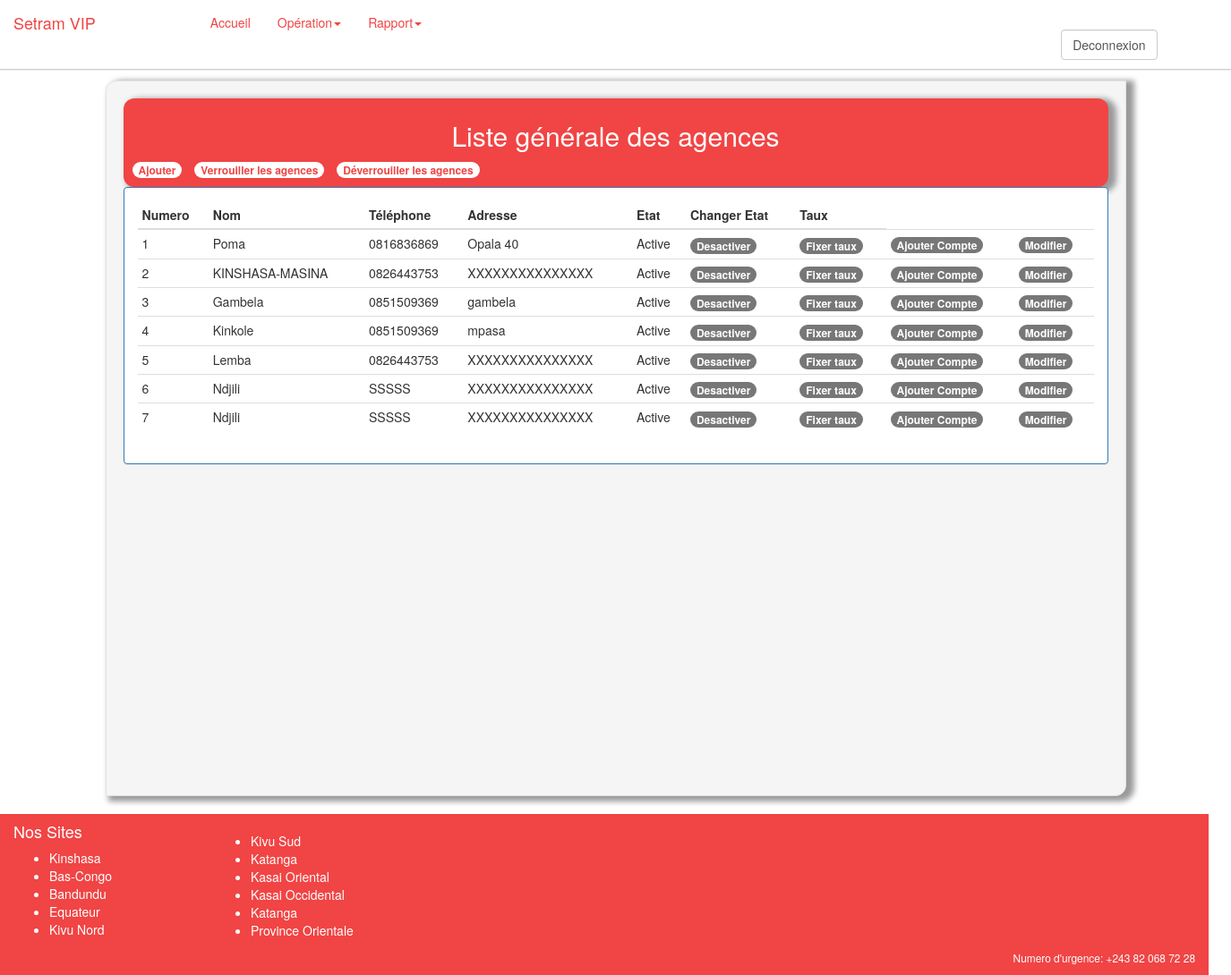
Screenshot of /ListeAgence.php (signed in) with the database file from the repository.
### tables this page shows
CREATE TABLE IF NOT EXISTS `agence` (
  `IdAgence` int(15) NOT NULL AUTO_INCREMENT,
  `NomAgence` varchar(25) NOT NULL,
  `AdresseAgence` text NOT NULL,
  `PhoneAgence` varchar(14) NOT NULL,
  `EtatAgence` int(1) NOT NULL,
  `IdPays` int(11) NOT NULL,
  PRIMARY KEY (`IdAgence`)
);

### codes/classes/ClassePlage.php (called while the page is built, shortened)
<?php
include_once("Dossiers_Config.php");
include_once($Dossier_Classes."/ClasseConnexion.php");
class plages{
						function fx_AfficheTarification(){
				            		$requete="select * from plage,monnaie where plage.CodeMonnaie=monnaie.CodeMonnaie AND plage.EtatPlage=1 order by plage.IdPlage";
										$conn=new connect();
										$resultat=$conn-> fx_lecture($requete);
										if ($resultat){
											return $resultat;
											} else{
												 return false;
										}
						}
}
?>

### codes/classes/ClasseConnexion.php (called while the page is built, shortened)
<?php
  class connect{
  private $username="root";
  private $mdp="root";
  private $dsn='mysql:host=localhost;dbname=setram_lastest';
  function fx_connexion(){
  try{
	     $this->ckx=new PDO($this->dsn,$this->username,$this->mdp, array( 1002 => 'SET NAMES utf8'));
		 $this->ckx->exec('SET NAMES utf8');
	   }
	   catch(PDOException $e){
	   die("erreur:".$e->getmessage());
	   erreur(ERR_OPERATION);
	   }
  }
  function fx_lecture($sql){
		  $this->resultat=$this->ckx->query($sql);
	   if($this->resultat){
  return $this->resultat;
   }
  }
  }
?>

### codes/controles/ControleAgence.php (called while the page is built, shortened)
<?php
include ("codes/classes/ClassePlage.php");
	$recherche=new agence();
	$resultat=$recherche->fx_ListeAgences();
	$rechercheTarif=new plages();
	$Result_Tarif=$rechercheTarif->fx_AfficheTarification();
?>

### codes/classes/ClasseAgence.php (called while the page is built, shortened)
<?php
include_once ("ClasseConnexion.php");
class agence{
		function fx_ListeAgences(){
			$requete="SELECT IdAgence,NomAgence,PhoneAgence,AdresseAgence,EtatAgence FROM agence";
			$conn=new connect();
			$Resultat=$conn -> fx_lecture($requete);
			if ($Resultat){
				return $Resultat;
			}else{
				return false;
			}
		}
}
?>

### ListeAgence.php (the view, shortened to what this page needs)
<?php
include("codes/controles/ControleAgence.php");
?>
<!DOCTYPE html>
<html lang="fr">
  <head>
    <link href="bootstrap/css/bootstrap.min.css" rel="stylesheet">
  </head>
  <body>
  <?php require_once("entete_page.php");
  ?>
    <div class="container">
    	<div class="col-md-12" style="padding-top:50px;">
    		<div class="row well" id="Paneau">
    			<div id="agences" >
	                <h2 style="text-align:center">  Liste générale des agences </h2>
	                <span style="padding-left:10px;"><a href="Agence.php" class="badge bg-primary" style="background-color: #ffffff; color:#f14444;">Ajouter</a></span>
	                <span style="padding-left:10px;"><a href="veille.php?pretat=veille" class=" badge bg-primary" style="background-color: #ffffff; color:#f14444;">Verrouiller les agences</a></span>
                	<span style="padding-left:10px;"><a href="veille.php?pretat=reveille" class=" badge bg-primary" style="background-color: #ffffff; color:#f14444;">Déverrouiller les agences</a></span>
	            </div>
	            <div class="panel panel-primary">
                                         <div class="panel-body">
                                           <table class="table table-condensed">
                                           <thead>
                                               <tr>
                                                  <th>Numero </th>
                                                  <th>Nom</th>
                                                  <th>Téléphone</th>
                                                  <th>Adresse</th>
                                                  <th>Etat</th>
                                                  <th>Changer Etat</th>
                                                  <th>Taux</th>
                                              	</tr>
                                              </thead>
                                              <tbody>
                                               <?php
                                           while($data=$resultat->fetch()){
											   ?>
                                                <tr>
                                                <td>	<?php
														 echo $data['IdAgence'];
														?>
												  </td>
                                                  <td>
                                                   <?php
                                                      echo $data['NomAgence'];
                                                      ?>
                                                  </td>
                                                  <td>	<?php
														echo $data['PhoneAgence'];
														?>
												  </td>
                                                  <td>
                                                   <?php
														echo $data['AdresseAgence'];
												 	?>
                                                  </td>
                                                  <td>
                                                   <?php
												    if ($data['EtatAgence']=="1"){
													?>
														 <?php echo "Active"?>
													<?php
													 }else{
													?>
														<?php echo "Desactive"?>
													<?php
													 }
												 ?>
                                                  </td>
                                                  <td>
                                                   <?php
												    if ($data['EtatAgence']=="1"){
													?>
                                                         <?php
															echo'<a href="EtatAgence.php?idAgt='.$data['IdAgence'].'&etat=0" class=" badge bg-primary">Desactiver</a>';
														?>
													<?php
													 }elseif($data['EtatAgence']==2) {
													 	echo "Vérouillée";
													 }
												 ?>
                                                  </td>
                                                   <td>
                                                    <?php
                            echo'<a href="Taux.php?idagence='.$data['IdAgence'].'" class=" badge bg-primary">Fixer taux</a>';
                          ?>
                                                  </td>
                                                  <td>
                                                   	<?php
														echo'<a href="#?idagence='.$data['IdAgence'].'&Noms='.$data['NomAgence']." ".$data['PhoneAgence']." ".$data['AdresseAgence'].'" class=" badge bg-primary">Ajouter Compte</a>';
													?>
                                                  </td>
                                                   <td>
                                                   	<?php
														echo'<a href="#?idagence='.$data['IdAgence'].'&Noms='.$data['NomAgence']." ".$data['PhoneAgence']." ".$data['AdresseAgence'].'" class=" badge bg-primary">Modifier</a>';
													?>
                                                  </td>
                                                </tr>
                                             <?php
											 }
											  ?>
                                              </tbody>
                                           </table>
                                         </div>
                                   </div>
    		</div>
    	</div>
   </div>
    <?php require_once("Pied_Page.php");?>
  </body>
</html>

### ListeAgence.php (style rules this page uses)
body { padding-top: 20px; }
@media all { #Paneau { border-radius: 12px 0px 12px 0px; box-shadow: 6px 3px 6px 3px #9a9a9a; padding-bottom: 350px; } }
@media all { #agences { background-color: #f14444; color: #ffffff; border-radius: 12px 12px 12px 12px; box-shadow: 6px 3px 6px 3px #9a9a9a; padding-bottom: 10px; padding-top: 5px; } }

### rows the page displays
agence: IdAgence "1", NomAgence "Poma", PhoneAgence "0816836869", AdresseAgence "Opala 40", EtatAgence "Active"
agence: IdAgence "2", NomAgence "KINSHASA-MASINA", PhoneAgence "0826443753", AdresseAgence "XXXXXXXXXXXXXXX", EtatAgence "Active"
agence: IdAgence "3", NomAgence "Gambela", PhoneAgence "0851509369", AdresseAgence "gambela", EtatAgence "Active"
agence: IdAgence "4", NomAgence "Kinkole", PhoneAgence "0851509369", AdresseAgence "mpasa", EtatAgence "Active"
agence: IdAgence "5", NomAgence "Lemba", PhoneAgence "0826443753", AdresseAgence "XXXXXXXXXXXXXXX", EtatAgence "Active"
agence: IdAgence "6", NomAgence "Ndjili", PhoneAgence "SSSSS", AdresseAgence "XXXXXXXXXXXXXXX", EtatAgence "Active"
agence: IdAgence "7", NomAgence "Ndjili", PhoneAgence "SSSSS", AdresseAgence "XXXXXXXXXXXXXXX", EtatAgence "Active"
